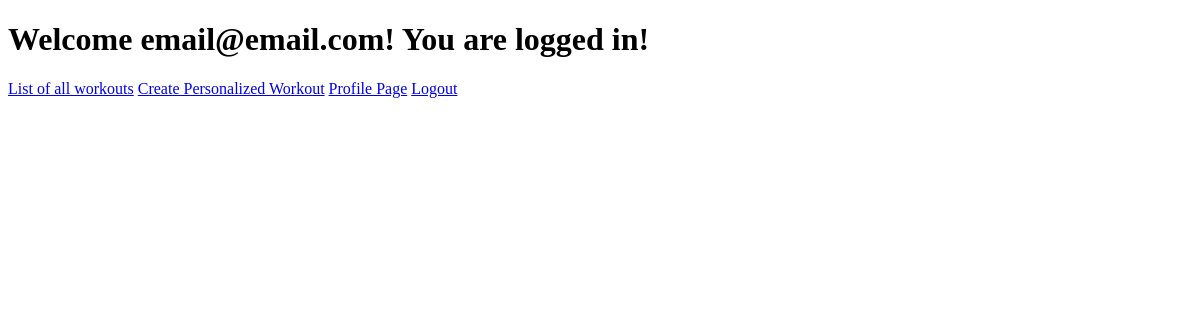
The app's page /home/ (signed in), older data.
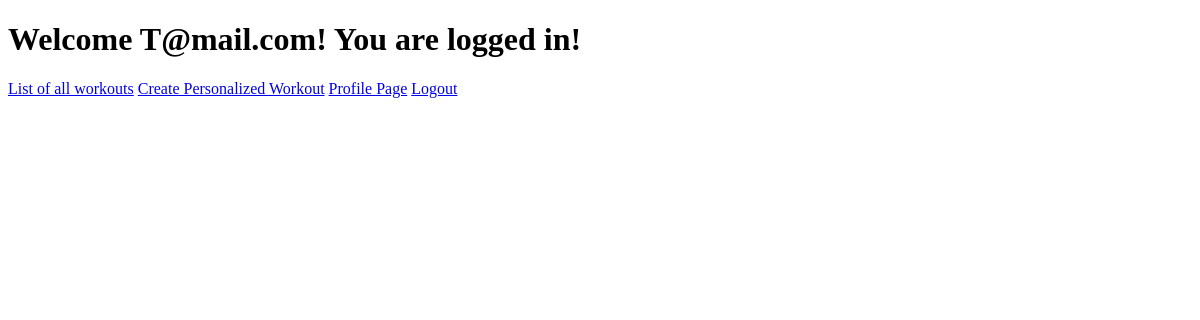
The same page, newer data.
### routes.py (models this page shows, shortened)
class User(UserMixin, db.Model):
    __tablename__ = 'Users'
    id = db.Column(db.Integer, primary_key=True)
    password_hash = db.Column(db.LargeBinary)
    email = db.Column(db.Unicode, nullable=False)
    formid = relationship("UserForm", backref="Users")
    @property
    def password(self):
        raise AttributeError("password is a write-only attribute")

### routes.py (the view)
@app.route("/home/")
def home():
    return render_template("home.j2", current_user=current_user,
                           logoutLink=url_for('get_logout'), loginLink=url_for('get_login'), registerLink=url_for('get_register'))

### routes.py (called while the page is built)
@app.login_manager.user_loader
def load_user(uid):
    return User.query.get(int(uid))

### templates/home.j2 (shortened to what this page needs)
<!DOCTYPE html>
<html lang="en">
<head>
</head>
<body>
    {% if current_user.is_authenticated %}
	    <h1>Welcome {{current_user.email}}! You are logged in!</h1>
    {% else %}
        <h1>Welcome Anonymous User!</h1>
    {% endif %}
    <a href = "/workouts/">List of all workouts</a>
    <a href = "/workoutform/">Create Personalized Workout</a>
    <a href = "/profile/">Profile Page</a>
    {% if current_user.is_authenticated %}
        <a href = "{{logoutLink}}">Logout</a>
    {% else %}
        <a href = "{{registerLink}}"> Register </a>
        <a href = "{{loginLink}}">Login</a>
    {% endif %}
</body>
</html>

Row changes from the older to the newer data that the page shows:
changed User: email "email@email.com" → "T@mail.com"
